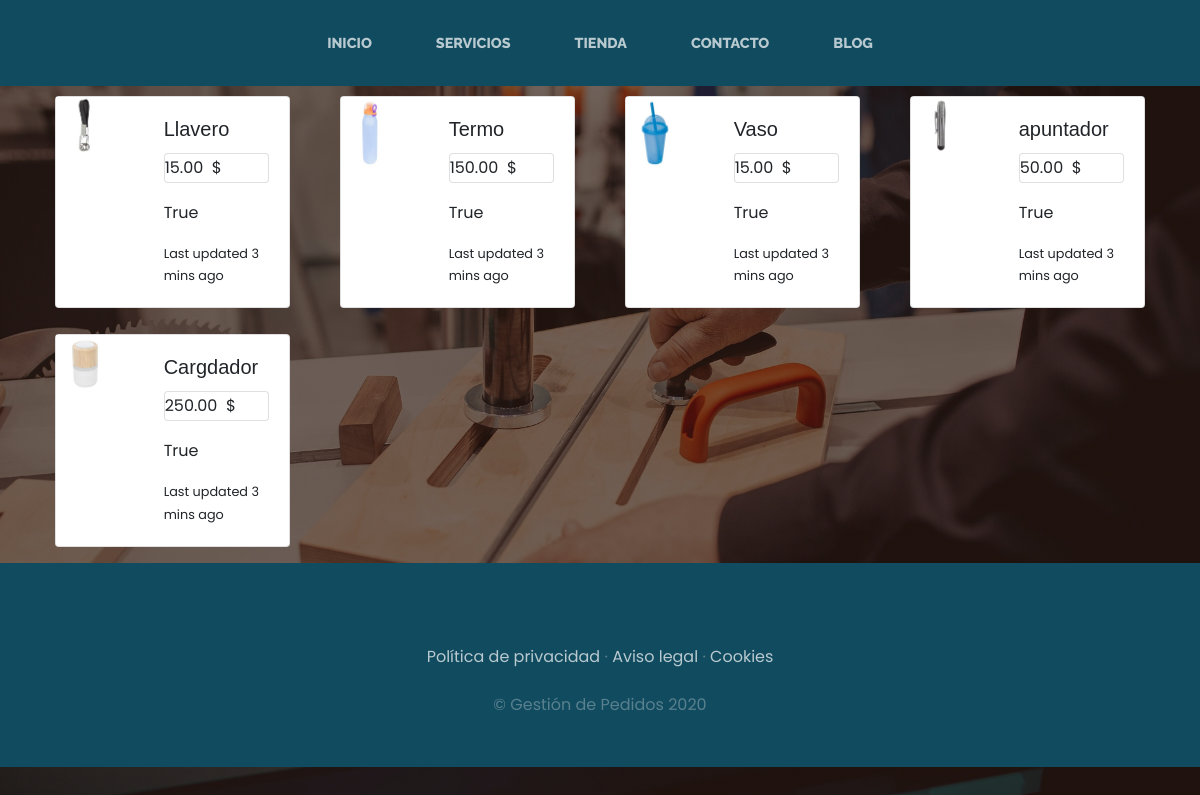
The app's page /tienda/, older data.
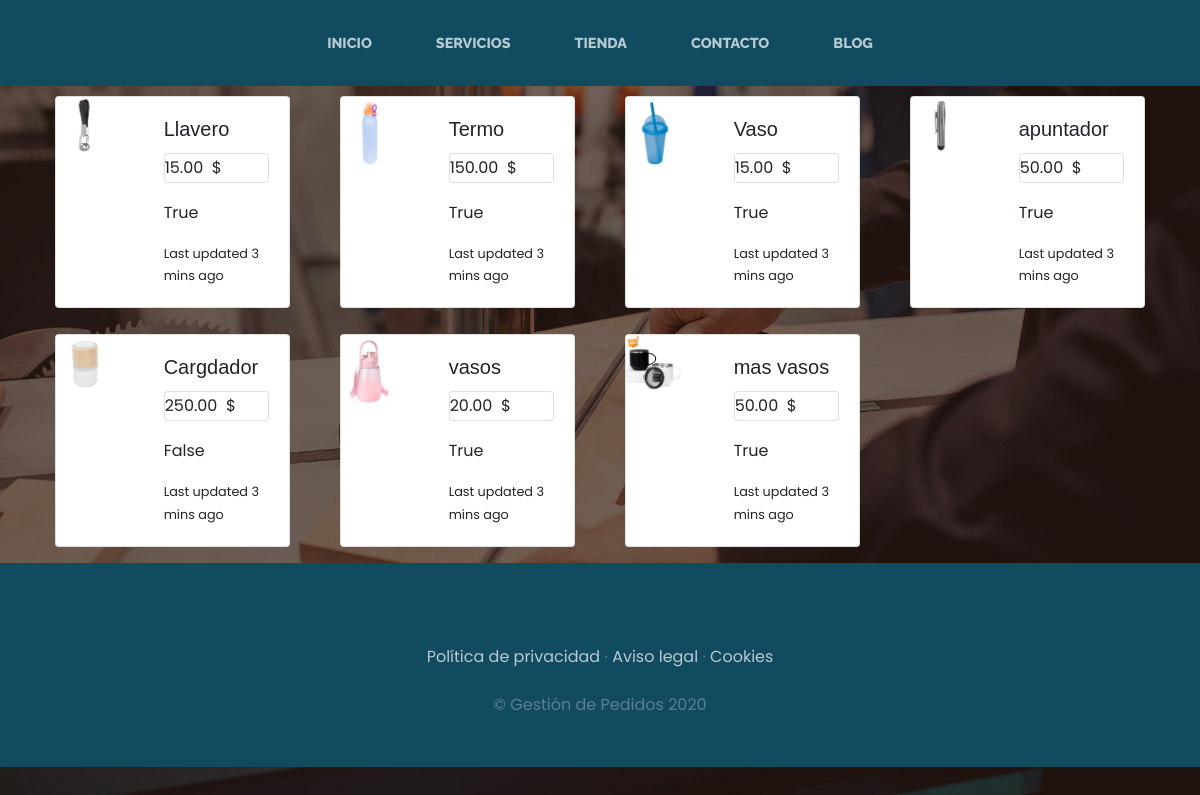
The same page, newer data.
### tienda/models.py (models this page shows, shortened)
class Producto(models.Model):
    nombre = models.CharField(max_length=50)
    precio = models.DecimalField(max_digits=10, decimal_places=2)
    categoria = models.ForeignKey(CategoriaProd, on_delete=models.CASCADE)
    imagen = models.ImageField(upload_to='productos', null=True, blank=True)
    disponibilidad = models.BooleanField(default=True)
    create = models.DateField(auto_now_add=True)
    update = models.DateField(auto_now=True)
    class Meta:
        verbose_name = 'Producto'
        verbose_name_plural = 'Productos'

### tienda/views.py (the view)
# urls.py: path('tienda/', include('tienda.urls')), # Aplicacion de Tiendas
def tienda(request):
    productos = Producto.objects.all()
    return render(request, "tienda/tienda.html", {"productos": productos})

### tienda/templates/tienda/tienda.html
{% extends "appFrontend/indexMaster.html" %}
{% load static %}
{% block content %}
<div class="container">
    <div class="row">
        {% for prod in productos %}
        <div class="col-md-3">
            <div class="card mb-3" style="max-width: 540px; margin: 10px 10px;">
                <div class="row g-0">
                    <div class="col-md-4">
                        <img src="{{ prod.imagen.url }}" class="img-fluid rounded-start" alt="...">
                    </div>
                    <div class="col-md-8">
                        <div class="card-body">
                            <h5 class="card-title">{{prod.nombre}}</h5>
                            <p class="card text">{{prod.precio}}&nbsp; $</p>
                            <p class="card-text">{{prod.disponibilidad}}</p>
                            <p class="card-text"><small class="text-body-secondary">Last updated 3 mins ago</small></p>
                        </div>
                    </div>
                </div>
            </div>
        </div>
        {% endfor %}
    </div>
</div>
{% endblock %}

Row changes from the older to the newer data that the page shows:
changed Producto "Cargdador": disponibilidad "True" → "False"
added Producto: imagen (picture), nombre "vasos", precio "20.00", disponibilidad "True"
added Producto: imagen (picture), nombre "mas vasos", precio "50.00", disponibilidad "True"
